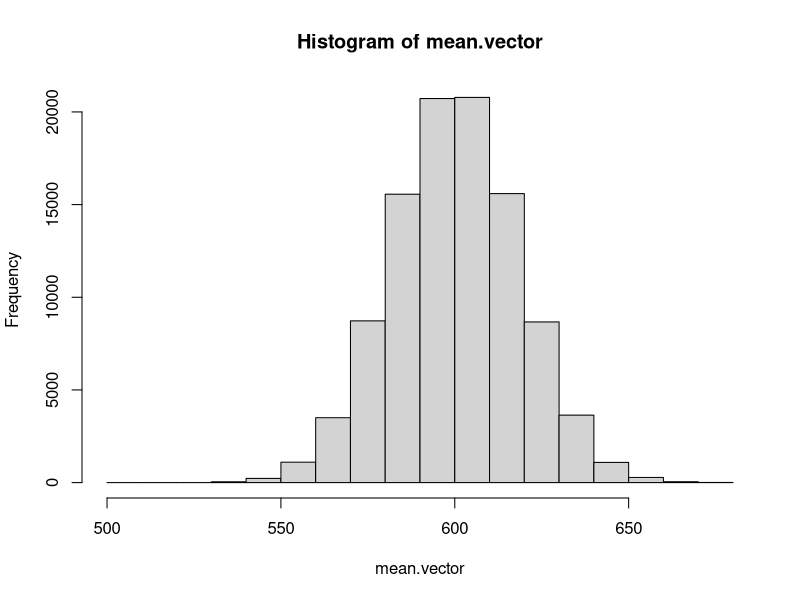

Write R code to recreate this figure.
## Central Limit Theorem with SAT ~ N(600, 100^2), n=30
SAT <- rnorm(100000, 600, 100)
mean.vector <- NULL

for(i in 1:100000){
  mean.vector[i] <- mean(sample(SAT, 30))
}

hist(mean.vector)
mean(mean.vector)
sd(mean.vector)

##CLT says mean of distribution should be the same as mean of population

100/sqrt(30)

# is equal to sd(mean.vector)